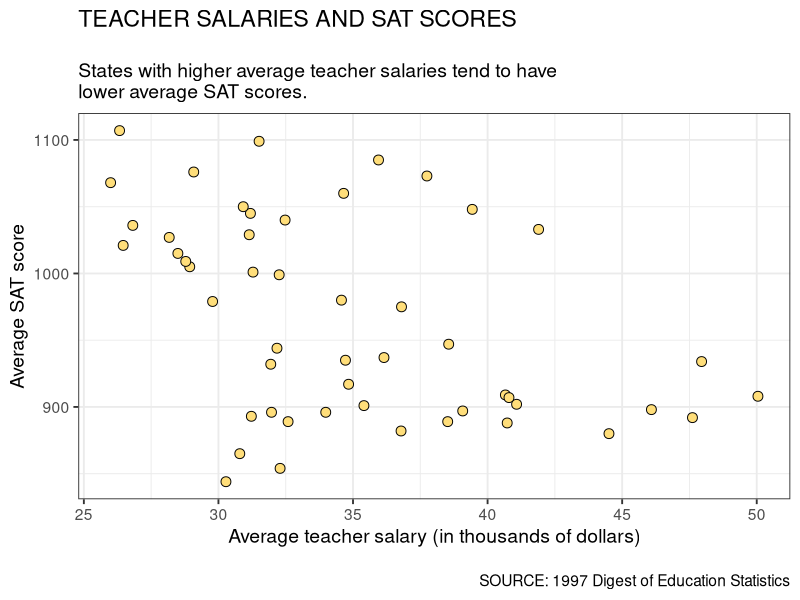

The R script that drew this image: (Note: this script raises an error after producing the figure.)
## ---- chunk 1
#| label: load-packages2
#| message: false
#| fig-width: 6
#| fig-height: 6
#| out-width: "90%"

######################
# Load library
######################

library(tidyverse)


######################
# Import data
######################

sat <- read_csv("data/sat.csv")
## ---- chunk 2
#| fig-alt: "Scatterplot of teacher salries and total SAT scores."
#| fig-width: 6
#| fig-height: 6
#| out-width: "90%"

######################
# Scatterplot
######################

ggplot(data = sat, aes(x = salary, y = sat)) +
  geom_point(shape = 21, color = "black", fill = "#ffde7a", size = 3) +
  labs(
    title = "TEACHER SALARIES AND SAT SCORES",
    subtitle = "\nStates with higher average teacher salaries tend to have\nlower average SAT scores.",
    caption = "\nSOURCE: 1997 Digest of Education Statistics",
    x = "Average teacher salary (in thousands of dollars)",
    y = "Average SAT score"
  ) +
  theme_bw(
    base_size = 14
  )
## ---- chunk 3
#| label: fig-confounding
#| fig-cap: "Being involved in a romantic relationship in a confounder in the relationship between self-esteem AND whether or not someone has been kissed because it impacts (has a relationship) both variables."
#| fig-alt: ""
#| echo: false

knitr::include_graphics("figs/05-04-02-confounding.png")
## ---- chunk 4
#| label: fig-salary-neuroticism-01
#| fig-cap: "Salary versus neuroticism (0 = not at all neurotic; 7= very neurotic) as measured by the Big Five personality survey for $n=1000$ employees from a Fortune 500 company."
#| fig-alt: "Salary versus neuroticism (0 = not at all neurotic; 7= very neurotic) as measured by the Big Five personality survey for $n=1000$ employees from a Fortune 500 company."
#| out-width: "100%"
#| echo: false
#| message: false
# Example 2
set.seed(123)
n = 1000

Education = rbinom(n, 2, 0.5)
Neuroticism = rnorm(n) + Education
Salary = Education * 2 + rnorm(n) - Neuroticism * 0.3

Salary = sample(10000:11000, 1) + scales::rescale(Salary, to = c(0, 100000))
# summary(Salary)
Neuroticism = scales::rescale(Neuroticism, to = c(0, 7))
# summary(Neuroticism)
Education = factor(Education, labels = c("Low", "Medium", "High"))

data <- data.frame(
  Salary,
  Neuroticism,
  Education
)

data |> 
  ggplot(aes(x = Neuroticism, y = Salary)) +
    geom_point(alpha = 0.5) + 
    geom_smooth(method = 'lm', se = FALSE) +
    theme_bw()
## ---- chunk 5
#| label: fig-salary-neuroticism
#| fig-cap: "Salary versus neuroticism (0 = not at all neurotic; 7= very neurotic) as measured by the Big Five personality survey for $n=1000$ employees from a Fortune 500 company. The data are colored by education level."
#| fig-alt: "Salary versus neuroticism (0 = not at all neurotic; 7= very neurotic) as measured by the Big Five personality survey for $n=1000$ employees from a Fortune 500 company. The data are colored by education level."
#| out-width: "100%"
#| echo: false
#| message: false
data |> 
  ggplot(aes(x = Neuroticism, y = Salary)) +
    geom_point(aes(col = Education), alpha = 0.5) + 
    geom_smooth(aes(col = Education), method = 'lm', se = FALSE) +
    ggsci::scale_color_d3()  +
    theme_bw() +
    theme(
        legend.background = element_rect(fill = "transparent"),
        legend.justification = c(1, 0),
        legend.position = c(1, 0)
        )
## ---- chunk 6
#| fig-alt: "Scatterplots showing that the percentage of students who take the SAT has a relationship with both teacher salary and average SAT score."
#| echo: false
#| message: false
#| fig-width: 12
#| fig-height: 6
#| out-width: "100%"

library(patchwork)

p1 = ggplot(data = sat, aes(x = frac, y = salary)) +
  geom_point(shape = 21, color = "black", fill = "#ffde7a", size = 3) +
  labs(
    title = "% TAKING SAT AND TEACHER SALARIES",
    subtitle = "\nStates with a higher percentage of students taking the\nSAT tend to have higher average teacher salaries.",
    caption = "\nSOURCE: 1997 Digest of Education Statistics",
    x = "% Taking the SAT",
    y = "Average teacher salary (in thousands of dollars)"
  ) +
  theme_bw(
    base_size = 14
  )

p2 = ggplot(data = sat, aes(x = frac, y = sat)) +
  geom_point(shape = 21, color = "black", fill = "#ffde7a", size = 3) +
  labs(
    title = "% TAKING SAT AND SAT SCORES",
    subtitle = "\nStates with a higher percentage of students taking the\nSAT tend to have lower average SAT scores.",
    caption = "\nSOURCE: 1997 Digest of Education Statistics",
    x = "% Taking the SAT",
    y = "Average SAT score"
  ) +
  theme_bw(
    base_size = 14
  )

p1 | p2
## ---- chunk 7
#| fig-alt: "Scatterplot of teacher salries and total SAT scores. The points are colored based on the frac_cat attribute."
#| message: false
#| fig-width: 8
#| fig-height: 6
#| out-width: "90%"

######################
# Scatterplot
######################

ggplot(data = sat, aes(x = salary, y = sat, fill = frac_cat)) +
  geom_point(shape = 21, color = "black", size = 3) +
  labs(
    title = "TEACHER SALARIES AND SAT SCORES",
    subtitle = "\nStates with higher average teacher salaries tend to have lower average SAT scores.\nThe points are colored based on a categorical attribute indicating the percentage of\nstudents taking the SAT.",
    caption = "\nSOURCE: 1997 Digest of Education Statistics",
    x = "Average teacher salary (in thousands of dollars)",
    y = "Average SAT score"
  ) +
  theme_bw(
    base_size = 14
  )
## ---- chunk 8
#| fig-alt: "Scatterplot of teacher salries and total SAT scores. The points are colored based on the frac_cat attribute."
#| message: false
#| fig-width: 8
#| fig-height: 6
#| out-width: "90%"

######################
# Scatterplot
######################

ggplot(data = sat, aes(x = salary, y = sat, fill = frac_cat)) +
  geom_point(shape = 21, color = "black", size = 3) +
  labs(
    title = "TEACHER SALARIES AND SAT SCORES",
    subtitle = "\nStates with higher average teacher salaries tend to have lower average SAT scores.\nThe points are colored based on a categorical attribute indicating the percentage of\nstudents taking the SAT.",
    caption = "\nSOURCE: 1997 Digest of Education Statistics",
    x = "Average teacher salary (in thousands of dollars)",
    y = "Average SAT score"
  ) +
  theme_bw(
    base_size = 14
  ) +
  scale_fill_manual(
    name = "% Taking SAT",
    breaks = c("Low", "Mid", "High"),
    values = c(
      "Low" = "#b4de2c",
      "Mid" = "#26828e",
      "High" = "#440154"
    ),
    labels = c(
      "Low" = "Low %",
      "Mid" = "Mid %",
      "High" = "High %"
    )
  )
## ---- chunk 9
#| fig-alt: "Scatterplot of teacher salries and total SAT scores. The points are colored based on the frac_cat attribute."
#| message: false
#| fig-width: 8
#| fig-height: 6
#| out-width: "90%"

######################
# Scatterplot
# Linear regression smoother is added
######################

ggplot(data = sat, aes(x = salary, y = sat, fill = frac_cat)) +
  geom_point(shape = 21, color = "black", size = 3) +
  geom_smooth(method = "lm", se = FALSE) +
  labs(
    title = "TEACHER SALARIES AND SAT SCORES",
    subtitle = "\nStates with higher average teacher salaries tend to have lower average SAT scores.\nThe points are colored based on a categorical attribute indicating the percentage of\nstudents taking the SAT.",
    caption = "\nSOURCE: 1997 Digest of Education Statistics",
    x = "Average teacher salary (in thousands of dollars)",
    y = "Average SAT score"
  ) +
  theme_bw(
    base_size = 14
  ) +
  scale_fill_manual(
    name = "% Taking SAT",
    breaks = c("Low", "Mid", "High"),
    values = c(
      "Low" = "#b4de2c",
      "Mid" = "#26828e",
      "High" = "#440154"
    ),
    labels = c(
      "Low" = "Low %",
      "Mid" = "Mid %",
      "High" = "High %"
    )
  )
## ---- chunk 10
#| fig-alt: "Scatterplot of teacher salries and total SAT scores. The points are colored based on the frac_cat attribute."
#| message: false
#| fig-width: 8
#| fig-height: 6
#| out-width: "90%"

######################
# Scatterplot
# Linear regression smoother is added and colored
######################

ggplot(data = sat, aes(x = salary, y = sat, fill = frac_cat)) +
  geom_point(shape = 21, color = "black", size = 3) +
  geom_smooth(method = "lm", se = FALSE, aes(color = frac_cat)) +
  labs(
    title = "TEACHER SALARIES AND SAT SCORES",
    subtitle = "\nStates with higher average teacher salaries tend to have lower average SAT scores.\nThe points are colored based on a categorical attribute indicating the percentage of\nstudents taking the SAT.",
    caption = "\nSOURCE: 1997 Digest of Education Statistics",
    x = "Average teacher salary (in thousands of dollars)",
    y = "Average SAT score"
  ) +
  theme_bw(
    base_size = 14
  ) +
  scale_fill_manual(
    name = "% Taking SAT",
    breaks = c("Low", "Mid", "High"),
    values = c(
      "Low" = "#b4de2c",
      "Mid" = "#26828e",
      "High" = "#440154"
    ),
    labels = c(
      "Low" = "Low %",
      "Mid" = "Mid %",
      "High" = "High %"
    )
  )  +
  scale_color_manual(
    name = "% Taking SAT",
    breaks = c("Low", "Mid", "High"),
    values = c(
      "Low" = "#b4de2c",
      "Mid" = "#26828e",
      "High" = "#440154"
    ),
    labels = c(
      "Low" = "Low %",
      "Mid" = "Mid %",
      "High" = "High %"
    )
  )
## ---- chunk 11
#| fig-alt: "Scatterplot of teacher salries and total SAT scores. The points are colored based on the frac attribute."
#| message: false
#| fig-width: 8
#| fig-height: 6
#| out-width: "90%"

######################
# Scatterplot
# Fill mapped to quantitative attribute
######################

ggplot(data = sat, aes(x = salary, y = sat, fill = frac)) +
  geom_point(shape = 21, color = "black", size = 3) +
  labs(
    title = "TEACHER SALARIES AND SAT SCORES",
    subtitle = "\nStates with higher average teacher salaries tend to have lower average SAT scores.\nThe points are colored based on a categorical attribute indicating the percentage of\nstudents taking the SAT.",
    caption = "\nSOURCE: 1997 Digest of Education Statistics",
    x = "Average teacher salary (in thousands of dollars)",
    y = "Average SAT score"
  ) +
  theme_bw(
    base_size = 14
  )
## ---- chunk 12
#| fig-alt: "Scatterplot of teacher salries and total SAT scores. The points are colored based on the frac attribute. The fill gradient has been changed to use colors from yellow to red."
#| message: false
#| fig-width: 8
#| fig-height: 6
#| out-width: "90%"

######################
# Scatterplot
# Fill mapped to quantitative attribute
# Gradient changed
######################

ggplot(data = sat, aes(x = salary, y = sat, fill = frac)) +
  geom_point(shape = 21, color = "black", size = 3) +
  labs(
    title = "TEACHER SALARIES AND SAT SCORES",
    subtitle = "\nStates with higher average teacher salaries tend to have lower average SAT scores.\nThe points are colored based on a categorical attribute indicating the percentage of\nstudents taking the SAT.",
    caption = "\nSOURCE: 1997 Digest of Education Statistics",
    x = "Average teacher salary (in thousands of dollars)",
    y = "Average SAT score"
  ) +
  theme_bw(
    base_size = 14
  ) +
  scale_fill_gradient(
    name = "% Taking SAT",
    low = "#ffee58",
    high = "#ff1744"
  )
## ---- chunk 13
#| label: fig-gradient
#| fig-cap: "The states with lower percentages of students taking the SAT (yellow) have a relatively flat linear relationship between teacher salary and SAT scores. While the states with higher percentages of students taking the SAT (red) have a positive linear relationship between teacher salary and SAT scores."
#| fig-alt: "The states with lower percentages of students taking the SAT (yellow) have a negative linear relationship between teacher salary and SAT scores. While the states with higher percentages of students taking the SAT (red) have a positive linear relationship between teacher salary and SAT scores."
#| echo: false

knitr::include_graphics("figs/05-04-gradient.png")
